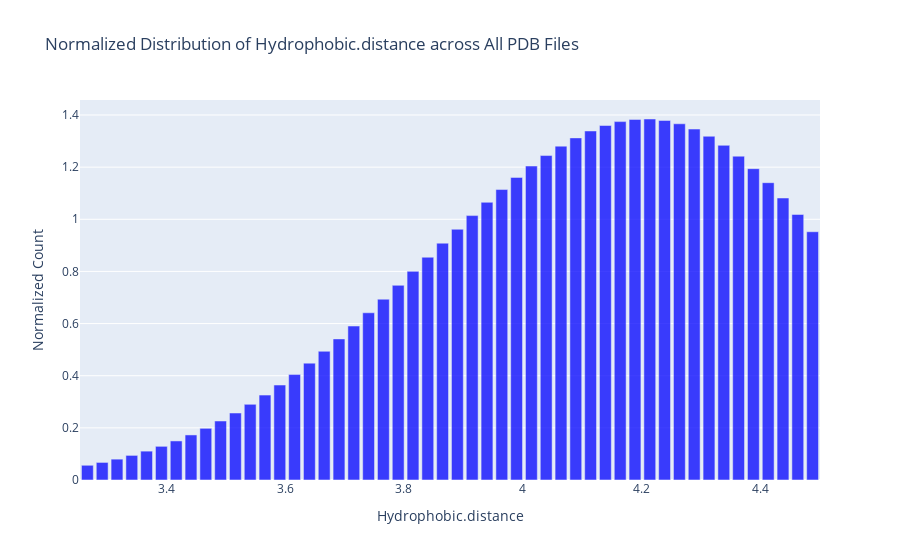

The notebook cell this image was saved under:
### Markdown cell above
# Distributions for 2nd and 3rd sets of frames

### Code cell
df2 = pd.read_csv('md_conf_snap_2_processed.csv')
numeric_columns2 = [
    col for col in df2.columns
    if col not in ['PDB_File', 'Residue'] and pd.api.types.is_numeric_dtype(df2[col])
]
plot_normalized_distributions(df2, numeric_columns2)

### Figure 1 — Plotly figure (JSON) as saved in the notebook; plotly's stock layout.template omitted (floating-point values rounded to 4 significant figures)
{"data": [{"marker": {"color": "blue"}, "name": "All PDB Files", "opacity": 0.75, "type": "bar", "x": [3.268, 3.292, 3.317, 3.342, 3.367, 3.392, 3.417, 3.442, 3.467, 3.492, 3.517, 3.541, 3.566, 3.591, 3.616, 3.641, 3.666, 3.691, 3.716, 3.741, 3.766, 3.79, 3.815, 3.84, 3.865, 3.89, 3.915, 3.94, 3.965, 3.99, 4.014, 4.039, 4.064, 4.089, 4.114, 4.139, 4.164, 4.189, 4.214, 4.239, 4.263, 4.288, 4.313, 4.338, 4.363, 4.388, 4.413, 4.438, 4.463, 4.487], "y": [0.05646, 0.06739, 0.07996, 0.09435, 0.1107, 0.1291, 0.1498, 0.1728, 0.1983, 0.2263, 0.2569, 0.2901, 0.3259, 0.3642, 0.4051, 0.4483, 0.4937, 0.5412, 0.5905, 0.6413, 0.6935, 0.7467, 0.8004, 0.8545, 0.9084, 0.9618, 1.014, 1.065, 1.114, 1.161, 1.204, 1.244, 1.281, 1.312, 1.339, 1.36, 1.375, 1.383, 1.385, 1.379, 1.366, 1.346, 1.318, 1.284, 1.242, 1.194, 1.14, 1.082, 1.019, 0.9523]}], "layout": {"barmode": "overlay", "title": {"text": "Normalized Distribution of Hydrophobic.distance across All PDB Files"}, "xaxis": {"title": {"text": "Hydrophobic.distance"}}, "yaxis": {"title": {"text": "Normalized Count"}}}}
